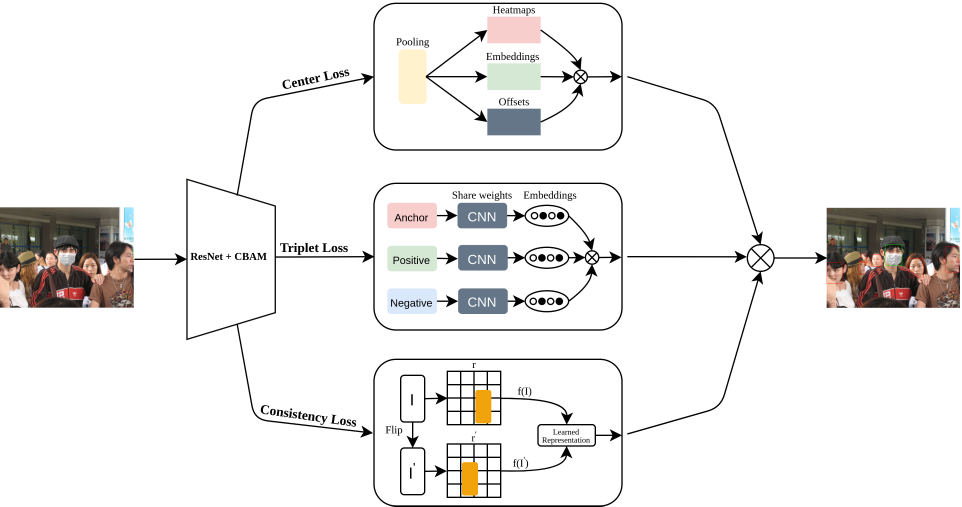
#> input picture images/losses.png, 2884 x 1520 px (shown at 1/3 size)
$ python -i ctdet.py   (imports and definitions only)
#> lines starting #> are read from the running program, lines starting #| are printed output that depends on the picture
#> further down, picture is the input picture: PIL image 2884x1520 RGBA; mean R, G, B, A 238.5, 237.5, 236.5, 255
from __future__ import absolute_import
from __future__ import division
from __future__ import print_function

import torch.utils.data as data
import numpy as np
import torch
import json
import cv2
import os
from utils.image import flip, color_aug
from utils.image import get_affine_transform, affine_transform
from utils.image import gaussian_radius, draw_umich_gaussian, draw_msra_gaussian
from utils.image import draw_dense_reg
import math
import matplotlib.pyplot as plt
import random
from PIL import Image, ExifTags, ImageEnhance, ImageOps, ImageFile

def randomColor(image):
        """
        对图像进行颜色抖动
        :param image: PIL的图像image
        :return: 有颜色色差的图像image
        """
        random_factor = np.random.randint(0, 31) / 10.  # 随机因子
        color_image = ImageEnhance.Color(image).enhance(random_factor)  # 调整图像的饱和度
        random_factor = np.random.randint(10, 21) / 10.  # 随机因子
        brightness_image = ImageEnhance.Brightness(color_image).enhance(random_factor)  # 调整图像的亮度
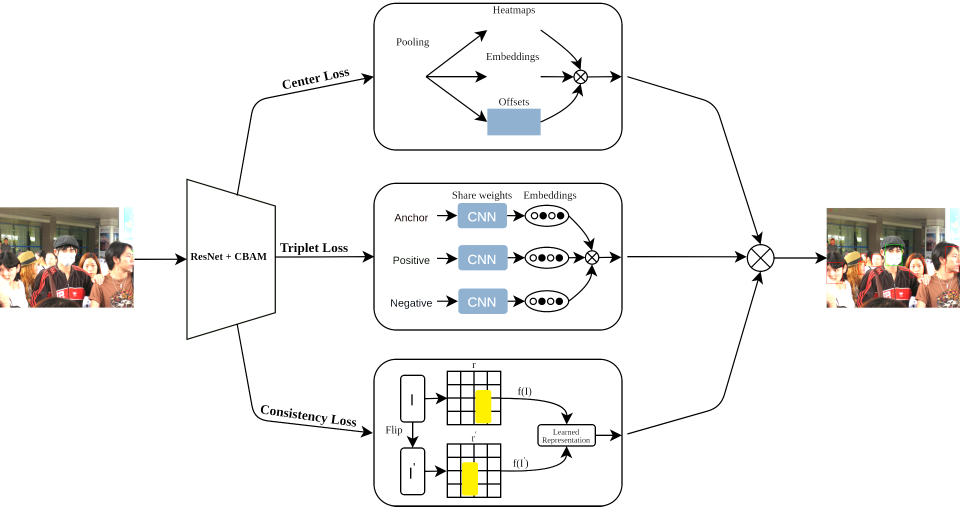
#> brightness_image: PIL image 2884x1520 RGBA (shown at 1/3 size); mean R, G, B, A 242.1, 241.2, 239.9, 255
        random_factor = np.random.randint(10, 21) / 10.  # 随机因1子
        contrast_image = ImageEnhance.Contrast(brightness_image).enhance(random_factor)  # 调整图像对比度
        random_factor = np.random.randint(0, 31) / 10.  # 随机因子
        return ImageEnhance.Sharpness(contrast_image).enhance(random_factor)  # 调整图像锐度

class CTDetDataset(data.Dataset):
  # [291 lines left out: functions _coco_box_to_bbox, _get_border, __getitem__, not called in this run]

>>> from PIL import Image
>>> picture = Image.open('../../../../images/losses.png')
>>> result = randomColor(picture)

$ run again, on images/resnet_cbam.png
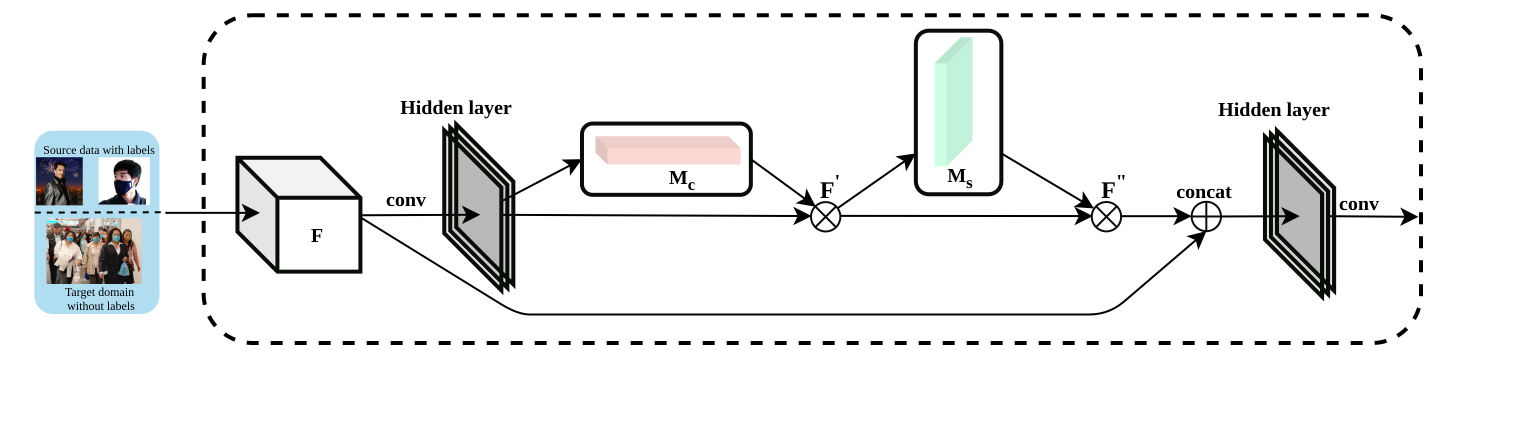
#> input picture images/resnet_cbam.png, 4572 x 1272 px (shown at 1/3 size)
#> picture is the input picture: PIL image 4572x1272 RGBA; mean R, G, B, A 238.2, 239, 239, 255
#> in randomColor, `brightness_image = ImageEnhance.Brightness(color_image).enhance(random..`:
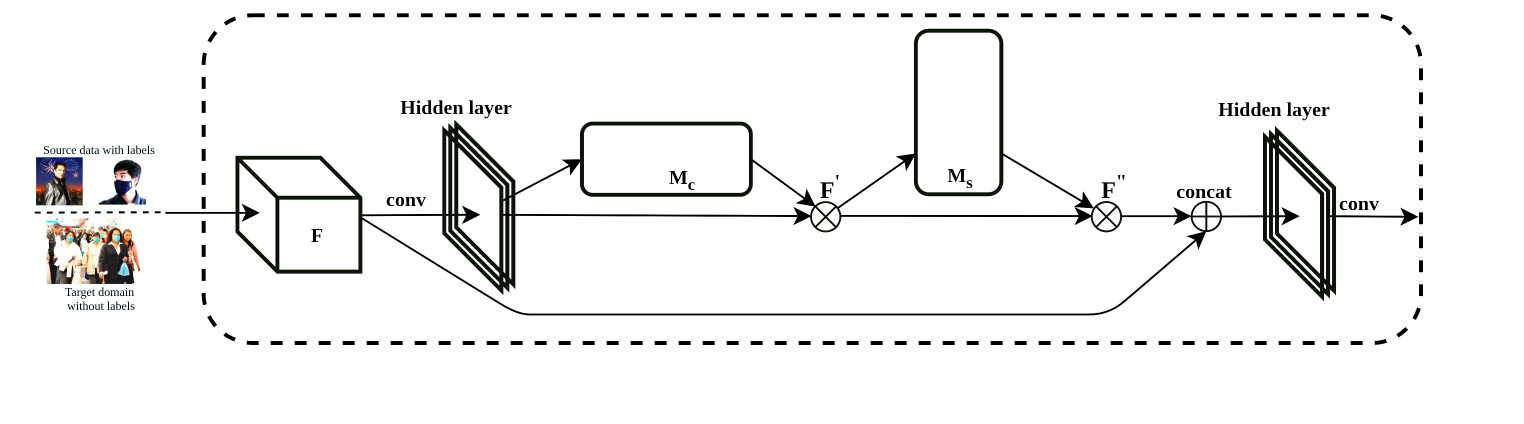
#> brightness_image: PIL image 4572x1272 RGBA (shown at 1/3 size); mean R, G, B, A 242, 242, 241.7, 255
